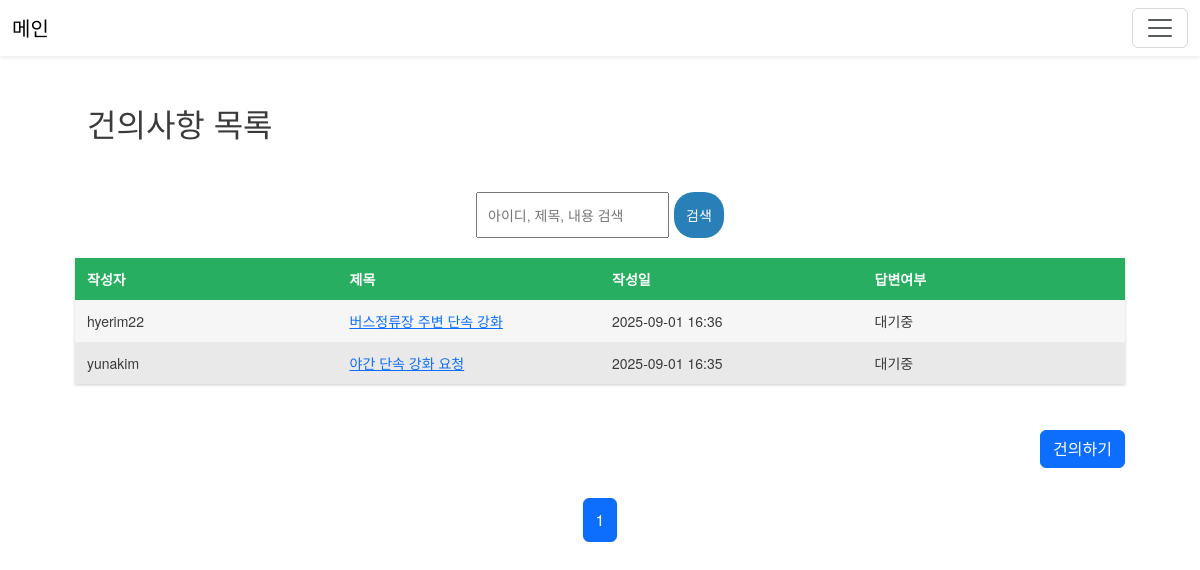
/accounts/suggestions/ (signed in), run on an earlier commit of the app's database.
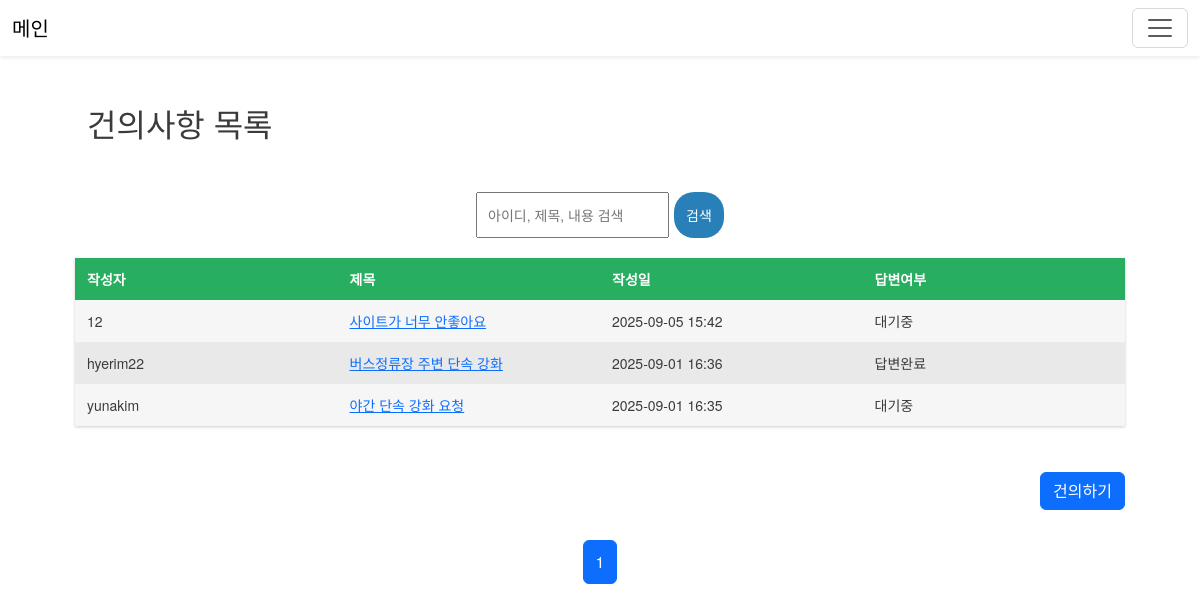
And on a later commit of the database.
### accounts/models.py (models this page shows, shortened)
class Suggestion(models.Model):
    author = models.ForeignKey(settings.AUTH_USER_MODEL, on_delete=models.CASCADE)
    title = models.CharField(max_length=200)
    content = models.TextField()
    created_at = models.DateTimeField(auto_now_add=True)

class CustomUser(AbstractUser):
    email = models.EmailField(blank=True, null=True)
    phone = models.CharField(max_length=11)
    name = models.CharField(max_length=50)

### accounts/views.py (the view)
# urls.py: path('suggestions/', views.suggestion_list, name='suggestion_list'),
@login_required(login_url="/accounts/login/")
def suggestion_list(request):
    search = request.GET.get("search", "")
    if request.user.is_staff:
        suggestions = Suggestion.objects.select_related("reply").all().order_by("-created_at")
    else:
        suggestions = Suggestion.objects.select_related("reply").filter(author=request.user).order_by("-created_at")
    if search:
        suggestions = suggestions.filter(
            Q(title__icontains=search)  |
            Q(content__icontains=search) |
            Q(author__username__icontains=search)
        )
    paginator = Paginator(suggestions, 10)
    page_number = request.GET.get("page")
    page_obj = paginator.get_page(page_number)
    current_page = page_obj.number
    total_pages = paginator.num_pages
    start_page = max(current_page - 2, 1)
    end_page = min(current_page + 2, total_pages)
    if current_page < 3:
        page_range = range(1, min(total_pages + 1, 6))
    elif current_page > total_pages - 2:
        page_range = range(max(1, total_pages - 4), total_pages + 1)
    else:
        page_range = range(start_page, end_page + 1)
    return render(request, "accounts/suggestion_list.html", {
        "suggestions": page_obj,  # 목록
        "page_obj": page_obj,  # 기본 page_obj
        "page_range": page_range,  # 우리가 커스텀한 범위
        "search": search,
    })

### second/templates/accounts/suggestion_list.html (shortened to what this page needs)
{% extends 'base.html' %}
{% load static %}
{% block extra_css %}
<link rel="stylesheet" href="{% static 'css/admin_page.css' %}">
{% endblock %}
{% block content %}
<div class="as">
    <div class="container mt-5">
        <h2>건의사항 목록</h2>
    </div>
    <div class="search-wrapper">
        <form method="get" class="search-form">
            <input name="search" type="text" value="{{ search }}" placeholder="아이디, 제목, 내용 검색">
            <button class="btn11" type="submit">검색</button>
        </form>
    </div>
    <div id="table">
        <div class="row header green">
            <div class="cell">
                작성자
            </div>
            <div class="cell">
                제목
            </div>
            <div class="cell">
                작성일
            </div>
            <div class="cell">
                답변여부
            </div>
        </div>
        {% for suggestion in suggestions %}
        <div class="row">
            <div class="cell">{{ suggestion.author.username }}</div>
            <div class="cell">
                <a class="new-su" href="{% url 'suggestion_detail' suggestion.id %}">
                    {{ suggestion.title }}
                </a>
            </div>
            <div class="cell">{{ suggestion.created_at|date:"Y-m-d H:i" }}</div>
            <div class="cell">{% if suggestion.reply %} 답변완료 {% else %} 대기중 {% endif %}</div>
        </div>
        {% empty %}
        <div>
            등록된 건의사항이 없습니다.
        </div>
        {% endfor %}
    </div>
    <br>
    <div class="text-end mt-3">
        <a href="{% url 'suggestion_create' %}" class="btn btn-primary">건의하기</a>
    </div>
    <br>
    <nav aria-label="Page navigation">
        <ul class="pagination justify-content-center">
            {% for num in page_range %}
            {% if page_obj.number == num %}
            <li class="page-item active"><span class="page-link">{{ num }}</span></li>
            {% else %}
            <li class="page-item"><a class="page-link" href="?page={{ num }}&search={{ search }}">{{ num }}</a></li>
            {% endif %}
            {% endfor %}
        </ul>
    </nav>
</div>
{% endblock %}

What changed in the data, as far as the page shows it:
added Suggestion: author.username "12", title "사이트가 너무 안좋아요", created_at "2025-09-05 15:42", shows "대기중"
computed for Suggestion "버스정류장 주변 단속 강화": text "대기중" → "답변완료"
